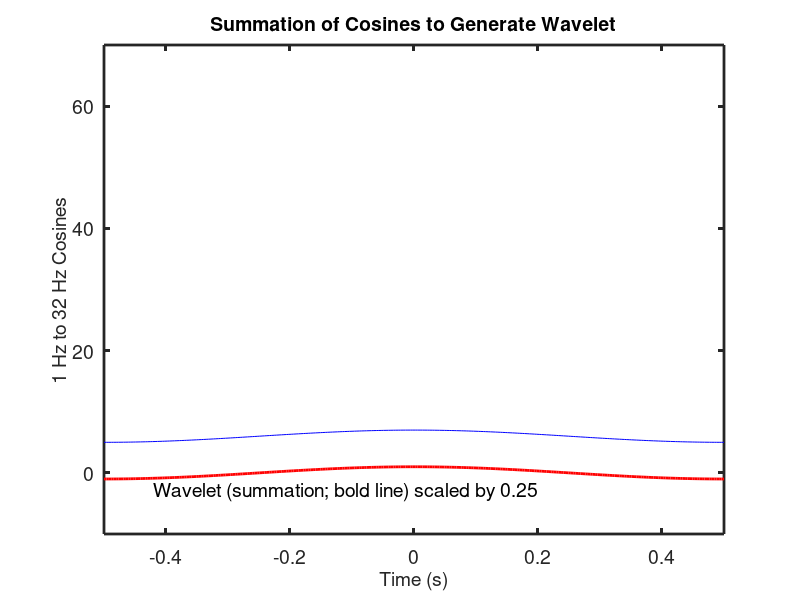

The MATLAB script that drew this image: (Note: this script raises an error after producing the figure.)
close all;
clear all;

% Calculate summation of cosines to illustrate synthesis of wavelet
% (signal) and analysis of signal (frequency content).

% Original: L. Braile (Purdue Univ.) 03/25/06
% Revised: D. Hasterok (Univ. Adelaide) 6 May 2019

% create a set of 32 cosine waves (X) with frequencies (f) from 1 to 32 Hz
nt = 2^8;
t = linspace(-0.5,0.5,nt);
dt = t(2) - t(1);
for i = 1:32
    f = i; % frequency
    X(i,:) = cos(2*pi*f*t); % compute time series
end

figure;
hold on;
for i = 1:32
    % plot each cosine wave one above the other (blue)
    plot(t,X(i,:)+2*i+4,'b-');
    if i == 1
        x = X(1,:);
    else
        x = sum(X(1:i,:))'; % compute time series
    end
    
    if i == 1
        % plot the sum of the visible cosine waves
        p = plot(t,x,'r-','linewidth',2);

        axis([-0.5 0.5 -10 70]);
        set(gca,'fontsize',14,'linewidth',2)
        xlabel('Time (s)','fontsize',14)
        ylabel('1 Hz to 32 Hz Cosines','fontsize',14)
        title('Summation of Cosines to Generate Wavelet','fontsize',14)
        text(-0.42,-3,'Wavelet (summation; bold line) scaled by 0.25','fontsize',14)
        set(gca,'Box','on');
        drawnow
        
        % update the sum with each additional cosine
        linkdata on

        p.XDataSource = 't';
        p.YDataSource = 'x';
    else
        refreshdata;
        drawnow;
    end    
    pause(0.5);
end
linkdata off;



% same as previous scheme, except there is a random phase added to each
% cosine wave
clear all;

phi = pi/2*randn([32,1]); % phase

nt = 2^8;
t = linspace(-0.5,0.5,nt);
dt = t(2) - t(1);
for i = 1:32
    f = i; % frequency
    X(i,:) = cos(2*pi*f*t - phi(i));  % compute time series, w/ phase shift
end

figure;
hold on;
for i = 1:32
    % plot each cosine wave one above the other (blue)
    plot(t,X(i,:)+2*i+4,'b-');
    if i == 1
        x = X(1,:);
    else
        x = sum(X(1:i,:))';
    end
    
    if i == 1
        % plot the sum of the visible cosine waves
        p = plot(t,x,'r-','linewidth',2);

        axis([-0.5 0.5 -10 70]);
        set(gca,'fontsize',14,'linewidth',2)
        xlabel('Time (s)','fontsize',14)
        ylabel('1 Hz to 32 Hz Cosines','fontsize',14)
        title('Summation of Cosines to Generate Wavelet','fontsize',14)
        text(-0.42,-3,'Wavelet (summation; bold line) scaled by 0.25','fontsize',14)
        set(gca,'Box','on');
        drawnow
        
        % update the sum with each additional cosine
        linkdata on

        p.XDataSource = 't';
        p.YDataSource = 'x';
    else
        refreshdata;
        drawnow;
    end    
    pause;
end
linkdata off;



% now lets add a random amplitude as well as a random phase added to each
% cosine wave
clear all;

A = 2*abs(randn([32,1])); % amplitude
phi = pi/2*randn([32,1]); % phase

nt = 2^8;
t = linspace(-0.5,0.5,nt);
dt = t(2) - t(1);
for i = 1:32
    f = i; % frequency
    X(i,:) = A(i)*cos(2*pi*f*t - phi(i));  % compute time series, w/ phase shift
end

figure;
hold on;
for i = 1:32
    % plot each cosine wave one above the other (blue)
    plot(t,X(i,:)+2*i+4,'b-');
    if i == 1
        x = X(1,:);
    else
        x = sum(X(1:i,:))';
    end
    
    if i == 1
        % plot the sum of the visible cosine waves
        p = plot(t,x,'r-','linewidth',2);

        axis([-0.5 0.5 -10 70]);
        set(gca,'fontsize',14,'linewidth',2)
        xlabel('Time (s)','fontsize',14)
        ylabel('1 Hz to 32 Hz Cosines','fontsize',14)
        title('Summation of Cosines to Generate Wavelet','fontsize',14)
        text(-0.42,-3,'Wavelet (summation; bold line) scaled by 0.25','fontsize',14)
        set(gca,'Box','on');
        drawnow
        
        % update the sum with each additional cosine
        linkdata on

        p.XDataSource = 't';
        p.YDataSource = 'x';
    else
        refreshdata;
        drawnow;
    end
    pause;
end
linkdata off;
